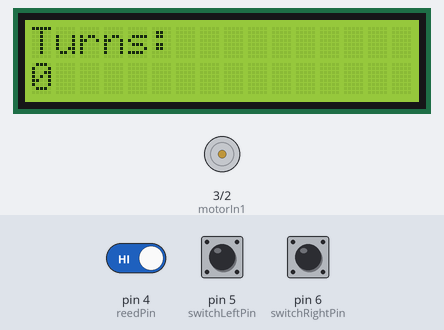
Bench run of a sketch on a simulated Arduino Uno, built with avr-gcc and run on an emulated ATmega328P. On the bench: 16×2 character LCD, motor-driver pin pairs drawn as motors (green arrow = first pin HIGH = forward, orange = second pin HIGH = backward, longer = more drive, scaled by the enable pin). The test bench sets the inputs (shaded band); at power-on: pin 5 (switchLeftPin) HIGH, pin 6 (switchRightPin) HIGH, pin 4 (reedPin) HIGH.

Above: at 1.2 s.
1.3 s: pin 5 (switchLeftPin) pulled LOW for 0.15 s
At 1.37 s:
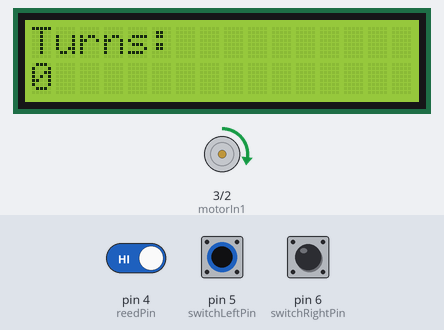
2.9 s: pin 6 (switchRightPin) pulled LOW for 0.15 s
At 2.97 s:
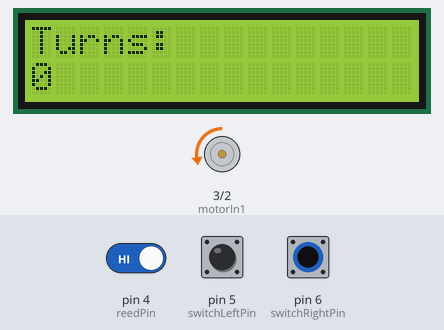
4.5 s: pin 6 (switchRightPin) pulled LOW for 3.2 s
At 8.4 s:
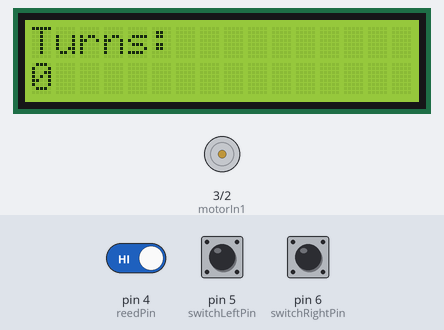
9.2 s: pin 5 (switchLeftPin) pulled LOW for 3.2 s
At 9.5 s:
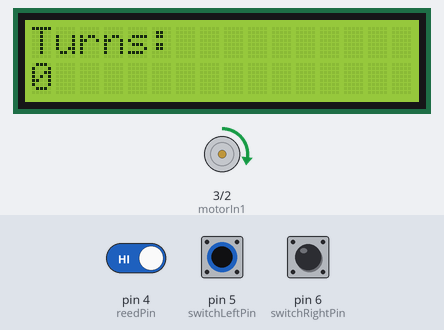
Timing chart, 0 to 13.9 s (numbered marks = the images above; inputs shaded):
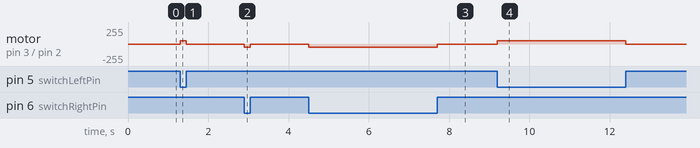

The sketch:

winder.ino
```cpp
#include <LiquidCrystal.h>

//LCD: RS, E, D4, D5, D6, D7
LiquidCrystal lcd(7, 8, 9, 10, 13, 12);

//pins
const int reedPin = 4;
const int switchLeftPin = 5;
const int switchRightPin = 6;
const int motorIn1 = 3;
const int motorIn2 = 2;
const int motorEnablePin = 11;

volatile int count = 0;
bool lastReedState = HIGH;
unsigned long lastDebounceTime = 0;
const unsigned long debounceDelay = 100;

void setup() {
  //lcd
  lcd.begin(16, 2);
  lcd.setCursor(0, 0);
  lcd.print("Turns: ");
  lcd.setCursor(0, 1);
  lcd.print(count);

  //pins
  pinMode(reedPin, INPUT);  //external pull-up resistor in use
  pinMode(switchLeftPin, INPUT_PULLUP);
  pinMode(switchRightPin, INPUT_PULLUP);
  pinMode(motorIn1, OUTPUT);
  pinMode(motorIn2, OUTPUT);
  pinMode(motorEnablePin, OUTPUT);

}

void loop() {
  bool leftActive = digitalRead(switchLeftPin) == LOW;
  bool rightActive = digitalRead(switchRightPin) == LOW;
  analogWrite(motorEnablePin, 50); //speed = 100 out of 255

  //handle motor control
  if (leftActive) {
    //clockwise
    digitalWrite(motorIn1, HIGH);
    digitalWrite(motorIn2, LOW);
  } else if (rightActive) {
    //counterclockwise
    digitalWrite(motorIn1, LOW);
    digitalWrite(motorIn2, HIGH);
  } else {
    //off
    digitalWrite(motorIn1, LOW);
    digitalWrite(motorIn2, LOW);
  }

  bool currentReedState = digitalRead(reedPin);
  if (lastReedState == HIGH && currentReedState == LOW) {
    if (millis() - lastDebounceTime > debounceDelay) {
      //count based on direction
      if (leftActive) {
        count++;
      } else if (rightActive) {
        count--;
      }

      //update display
      lcd.setCursor(0, 1);
      lcd.print("                ");
      lcd.setCursor(0, 1);
      lcd.print(count);

      lastDebounceTime = millis();
    }
  }
  lastReedState = currentReedState;
  //delay(1000);
}
```

Measured:
- after the input at 1.3 s, motor on pin 3 (motorIn1) / pin 2 (motorIn2): stopped → forward 50/255 at once, → stopped 0.15 s later
- after the input at 2.9 s, motor on pin 3 (motorIn1) / pin 2 (motorIn2): stopped → backward 50/255 at once, → stopped 0.15 s later
- after the input at 4.5 s, motor on pin 3 (motorIn1) / pin 2 (motorIn2): stopped → backward 50/255 at once, → stopped 3.2 s later
- after the input at 9.2 s, motor on pin 3 (motorIn1) / pin 2 (motorIn2): stopped → forward 50/255 at once, → stopped 3.2 s later
